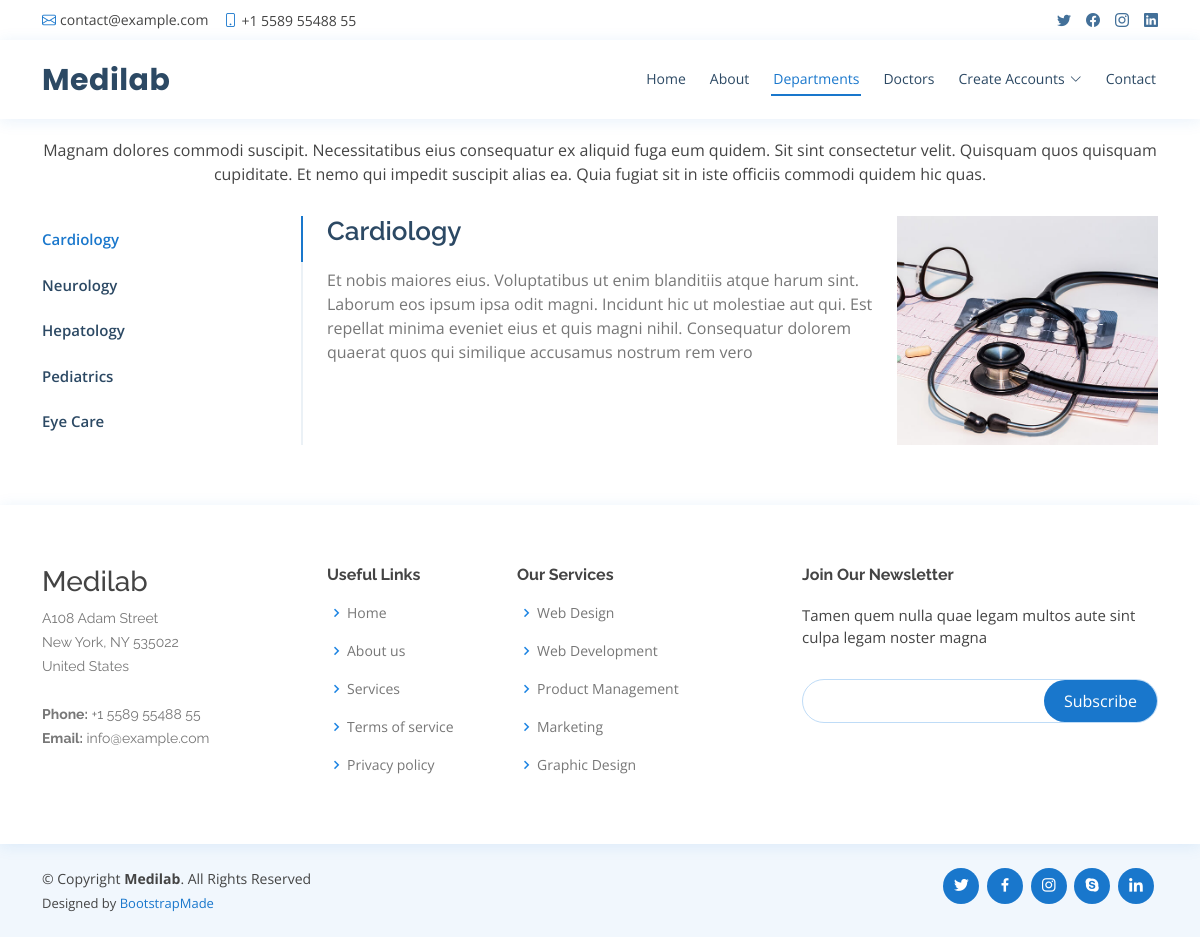
The page /departments on the database its author committed.
### pages/models.py (models this page shows, shortened)
class department(models.Model):
    name = models.CharField(max_length=50)
    discription = models.TextField()
    photos = models.ImageField(upload_to="photos")

### pages/views.py (the view)
# urls.py: path('departments',views.departments,name="departments"),
def departments(request):
    context={
        "dept1":department.objects.get(id=2),
        "dept2":department.objects.get(id=3),
        "dept3":department.objects.get(id=4),
        "dept4":department.objects.get(id=5),
        "dept5":department.objects.get(id=6),
    }
    return render(request,"pages/departments.html",context)

### templates/pages/departments.html (shortened to what this page needs)
{% extends 'base.html' %}
{% load static %}
{% block content %}
  <section id="departments" class="departments">
    <div class="container">
      <div class="section-title">
        <h2>Departments</h2>
        <p>Magnam dolores commodi suscipit. Necessitatibus eius consequatur ex aliquid fuga eum quidem. Sit sint consectetur velit. Quisquam quos quisquam cupiditate. Et nemo qui impedit suscipit alias ea. Quia fugiat sit in iste officiis commodi quidem hic quas.</p>
      </div>
      <div class="row gy-4">
        <div class="col-lg-3">
          <ul class="nav nav-tabs flex-column">
            <li class="nav-item">
              <a class="nav-link active show" data-bs-toggle="tab" href="#tab-{{dept1.id}}">{{dept1.name}}</a>
            </li>
            <li class="nav-item">
              <a class="nav-link" data-bs-toggle="tab" href="#tab-{{dept2.id}}">{{dept2.name}}</a>
            </li>
            <li class="nav-item">
              <a class="nav-link" data-bs-toggle="tab" href="#tab-{{dept3.id}}">{{dept3.name}}</a>
            </li>
            <li class="nav-item">
              <a class="nav-link" data-bs-toggle="tab" href="#tab-{{dept4.id}}">{{dept4.name}}</a>
            </li>
            <li class="nav-item">
              <a class="nav-link" data-bs-toggle="tab" href="#tab-{{dept5.id}}">{{dept5.name}}</a>
            </li>
          </ul>
        </div>
        <div class="col-lg-9">
          <div class="tab-content">
            <div class="tab-pane active show" id="tab-{{dept1.id}}">
              <div class="row gy-4">
                <div class="col-lg-8 details order-2 order-lg-1">
                  <h3>{{dept1.name}}</h3>
                  <p>{{dept1.discription}}</p>
                </div>
                <div class="col-lg-4 text-center order-1 order-lg-2">
                  <img src="{{dept1.photos.url}}" alt="" class="img-fluid">
                </div>
              </div>
            </div>
           </div>
        </div>
      </div>
    </div>
  </section>
{% endblock content %}

### project/static/assets/css/style.css (style rules this page uses)
body { font-family: "Open Sans", sans-serif; color: #444444; }
a { color: #1977cc; text-decoration: none; }
h1, h2, h3, h4, h5, h6 { font-family: "Raleway", sans-serif; }
section { padding: 60px 0; overflow: hidden; }
.section-title { text-align: center; padding-bottom: 30px; }
.section-title h2 { font-size: 32px; font-weight: bold; margin-bottom: 20px; padding-bottom: 20px; position: relative; color: #2c4964; }
.section-title h2::before { content: ""; position: absolute; display: block; width: 120px; height: 1px; background: #ddd; bottom: 1px; left: calc(50% - 60px); }
.section-title h2::after { content: ""; position: absolute; display: block; width: 40px; height: 3px; background: #1977cc; bottom: 0; left: calc(50% - 20px); }
.section-title p { margin-bottom: 0; }
.departments { overflow: hidden; }
.departments .nav-tabs { border: 0; }
.departments .nav-link { border: 0; padding: 12px 15px 12px 0; transition: 0.3s; color: #2c4964; border-radius: 0; border-right: 2px solid #ebf1f6; font-weight: 600; font-size: 15px; }
.departments .nav-link.active { color: #1977cc; border-color: #1977cc; }
.departments .tab-pane.active { -webkit-animation: fadeIn 0.5s ease-out; animation: fadeIn 0.5s ease-out; }
.departments .details h3 { font-size: 26px; font-weight: 600; margin-bottom: 20px; color: #2c4964; }
.departments .details p { color: #777777; }
.departments .details p:last-child { margin-bottom: 0; }

### rows shown on the page
department: name "Cardiology", discription "Et nobis maiores eius. Voluptatibus ut enim blanditiis atque harum sint. Laborum eos ipsum ipsa odit magni. Incidunt hic ut molestiae aut qui. Est repellat minima eveniet eius et quis magni nihil. Consequatur dolorem quaerat quos qui similique accusamus nostrum rem vero", photos (picture)
department: name "Neurology"
department: name "Hepatology"
department: name "Pediatrics"
department: name "Eye Care"
